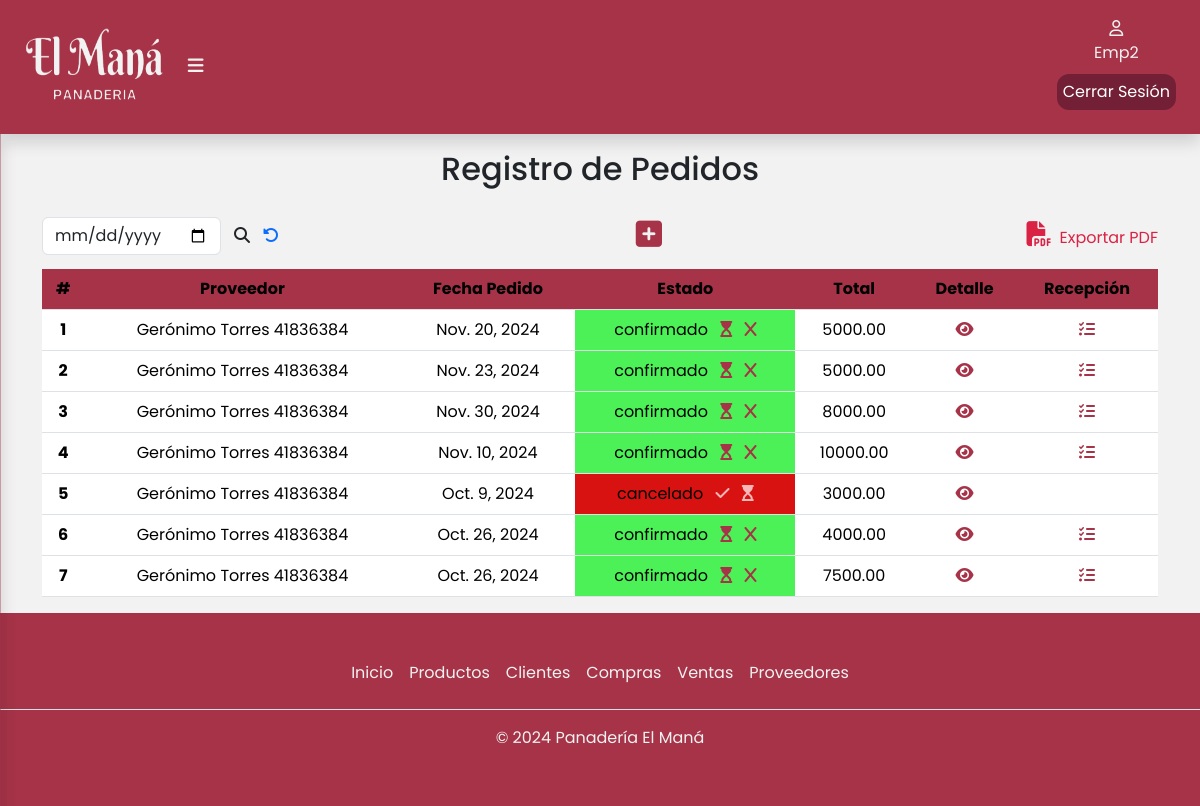
The page /pedidos/ (signed in) on the database as committed earlier.
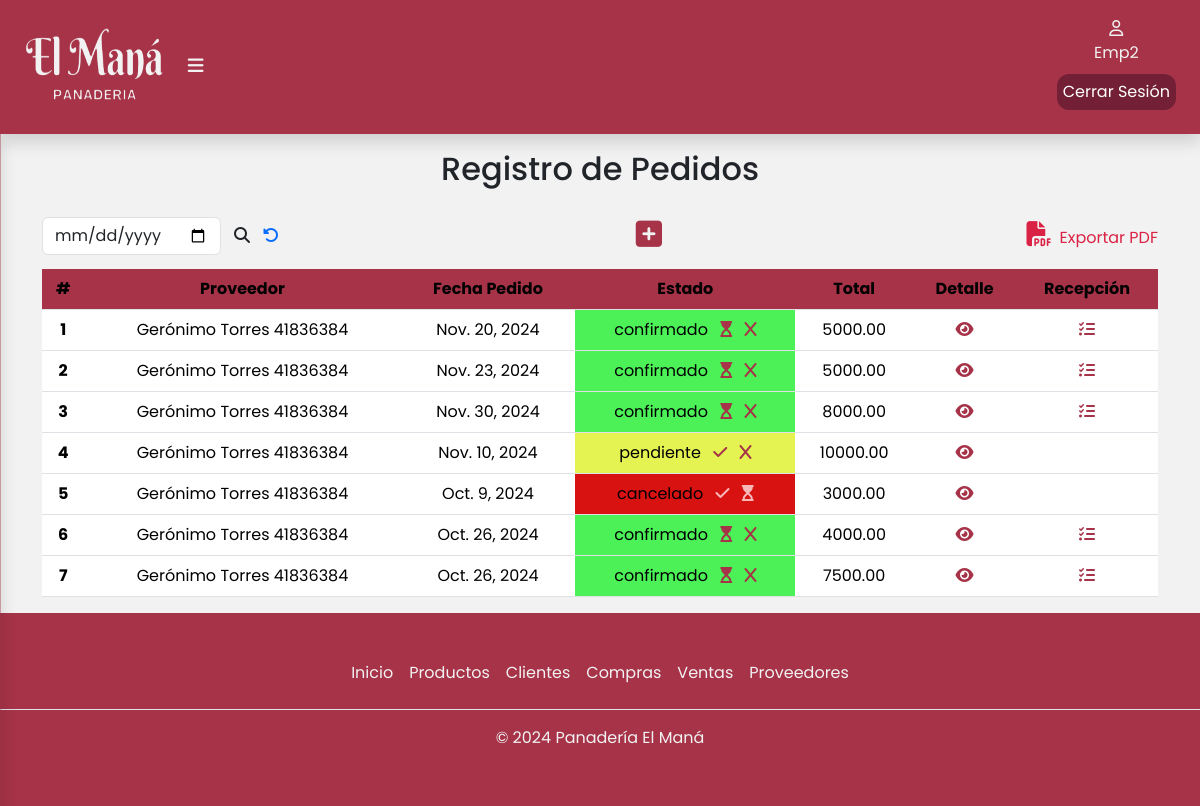
The same page on the database as committed later.
### apps/pedidos/models.py (models this page shows, shortened)
class Pedido(models.Model):
    proveedor = models.ForeignKey(Proveedor, on_delete=models.CASCADE,related_name = 'proveedor')
    ESTADO_PEDIDO = [
        ('confirmado', 'Confirmado'),
        ('pendiente', 'Pendiente'),
        ('cancelado', 'Cancelado'),
    ]
    fechaPedido = models.DateField(blank=False,null=False)
    estadoPedido = models.CharField(max_length=10,choices=ESTADO_PEDIDO,blank=False,null=False)
    precioTotalDelPedido = models.DecimalField(max_digits=10, decimal_places=2, null=True, blank=True, default=0)

class Proveedor(Persona):
    ESTADO = [
        ('activo', 'Activo'),
        ('inactivo', 'Inactivo'),
    ]
    dni  = models.CharField(max_length=8,blank=False,null=False)
    estado = models.CharField(max_length=10, choices=ESTADO,blank=False, null=False)
    empresa = models.CharField(max_length=50,blank=False,null=False)
    def __str__(self):
        return f"{self.nombre} {self.apellido} {self.dni}"

### apps/pedidos/views.py (the view)
# urls.py: path('',include('apps.pedidos.urls')),
def pedidos(request):
    pedidos = Pedido.objects.all()  # Obtener todos los pedidos
    mostrar_boton = True  # Variable para controlar la visibilidad del botón
    mostrar_botonPdf = False
    insumos_dict = {insumo.id: insumo.precioInsumo for insumo in Insumo.objects.all()}
    if request.method == 'POST':
        pedidoForm = FormularioPedido(request.POST)
        detallePedidoFormset = DetallePedidoFormSet(request.POST)
        if pedidoForm.is_valid() and detallePedidoFormset.is_valid():
            pedido = pedidoForm.save(commit=False)
            totalPedido = 0
            detalles_guardados = False
            for detalle_form in detallePedidoFormset:
                if detalle_form.cleaned_data.get('DELETE'):
                    continue
                if detalle_form.is_valid():
                    detalle = detalle_form.save(commit=False)
                    detalle.pedido = pedido  # Asigna el pedido a cada detalle
                    detalle.save()
                    totalPedido += detalle.subTotal  # Asegúrate de que `subTotal` esté definido y calculado en `DetallePedido`
                    detalles_guardados = True
            if detalles_guardados:
                pedido.precioTotalDelPedido = totalPedido
                pedido.save()
                return redirect('/pedidos')
            else:
                pedidoForm.add_error(None, "Se debe agregar al menos un detalle al pedido.")
    else:
        pedidoForm = FormularioPedido()  # Crear un nuevo formulario vacío
        detallePedidoFormset = DetallePedidoFormSet()  # Crear un nuevo formset vacío
    return render(request, 'pedido/pedidos.html', {
        'pedidoForm': pedidoForm,
        'detallePedidoFormset': detallePedidoFormset,
        'pedidos': pedidos,
        'mostrar_boton': mostrar_boton,
        'mostrar_botonPdf':mostrar_botonPdf,
        'insumos_dict': insumos_dict,  # Pasar los precios de los insumos
    })

### apps/pedidos/forms.py
class FormularioPedido(forms.ModelForm):
    class Meta:
        model = Pedido
        fields = [
            'proveedor',
            'fechaPedido',
            'estadoPedido',
        ]
        labels = {
            'proveedor': 'Proveedor',
            'fechaPedido': 'Fecha Pedido',
            'estadoPedido': 'Estado',
        }
        widgets = {
            'proveedor': forms.Select(attrs={'class': 'form-control'}),
            'fechaPedido': forms.DateInput(attrs={'type': 'date','class': 'form-control'}),
            'estadoPedido': forms.Select(attrs={'class': 'form-control'}),
        }
        error_messages = {
            'proveedor': {
                'required': 'Ingresar Proveedores.',
            },
            'fechaPedido': {
                'required': 'Ingresa fecha de pedido.',
            },
           'estadoPedido': {
                'required': 'ingresa el estado del pedido.',
            },
        }

### apps/productos/models.py (called while the page is built)
    def __str__(self):
        return self.nombre

### apps/pedidos/templates/pedido/pedidos.html (shortened to what the changed rows need)
{%extends 'base/base.html'%}
{% load static %}
{% block contenido %}
<div class="container" id="container-tabla">
    <div class="col-12">
        <h2 class="text-center pb-3">Registro de Pedidos</h2>
        <div class="table-responsive">
            <table class="table">
                <thead class="bg-table">
                    <tr>
                        <th scope="col">#</th>
                        <th scope="col">Proveedor</th>
                        <th scope="col">Fecha Pedido</th>
                        <th scope="col">Estado</th>
                        <th scope="col">Total</th>
                        <th scope="col">Detalle</th>
                        <th scope="col">Recepción</th>
                    </tr>
                </thead>
                <tbody>
                    {% for pedido in pedidos %}
                    <tr>
                        <th scope="row">{{ forloop.counter }}</th>
                        <td>{{ pedido.proveedor }}</td>
                        <td>{{ pedido.fechaPedido }}</td>
                        {% if pedido.estadoPedido == 'pendiente' %}
                        <td style="background-color: #e4f352;">{{ pedido.estadoPedido }}
                            <span class=''>
                                <a href="{% url 'pedidos:actualizarPedido' pedido.id 'c'%}" style="margin-left: 8px;"><i class="fa-solid fa-check" style="color: #a63348;"></i></a>
                                <a href="{% url 'pedidos:actualizarPedido' pedido.id 'x'%}" style="margin-left: 8px;"><i class="fa-solid fa-x" style="color: #a63348;"></i></a>
                            </span>
                        </td>{% endif %}
                        {% if pedido.estadoPedido == 'confirmado' %}
                        <td style="background-color: #4bf156;">{{ pedido.estadoPedido }}
                            <span class=''>
                                <a href="{% url 'pedidos:actualizarPedido' pedido.id 'p'%}" style="margin-left: 8px;"><i class="fa-solid fa-hourglass-start" style="color: #a63348;"></i></a>
                                <a href="{% url 'pedidos:actualizarPedido' pedido.id 'x'%}" style="margin-left: 8px;"><i class="fa-solid fa-x" style="color: #a63348;"></i></a>
                            </span>
                        </td>{% endif %}
                        <td>{{ pedido.precioTotalDelPedido }}</td>
                        <td>
                            <a href="{% url 'pedidos:verDetallePedido' pedido.id %}"><i class="fa-solid fa-eye" title="Ver detalle pedido {{pedido.id}}"></i></a>
                        </td>
                        {% if pedido.estadoPedido == 'confirmado' %}
                        <td>
                            <a href="{% url 'pedidos:recepcionDePedido' pedido.id %}"><i class="fa-solid fa-list-check" title="Agregar Recepcion"></i></a>
                        </td>
                        {% else %}
                            <td></td>
                        {% endif %}
                    </tr>
                    {% empty %}
                    <tr>
                        <td colspan="10">No hay pedidos disponibles.</td>
                    </tr>
                    {% endfor %}
                </tbody>
            </table>
        </div>
    </div>
</div>
{% endblock %}

Rows that differ between the two databases and show on the page:
changed Pedido: estadoPedido "confirmado" → "pendiente"
